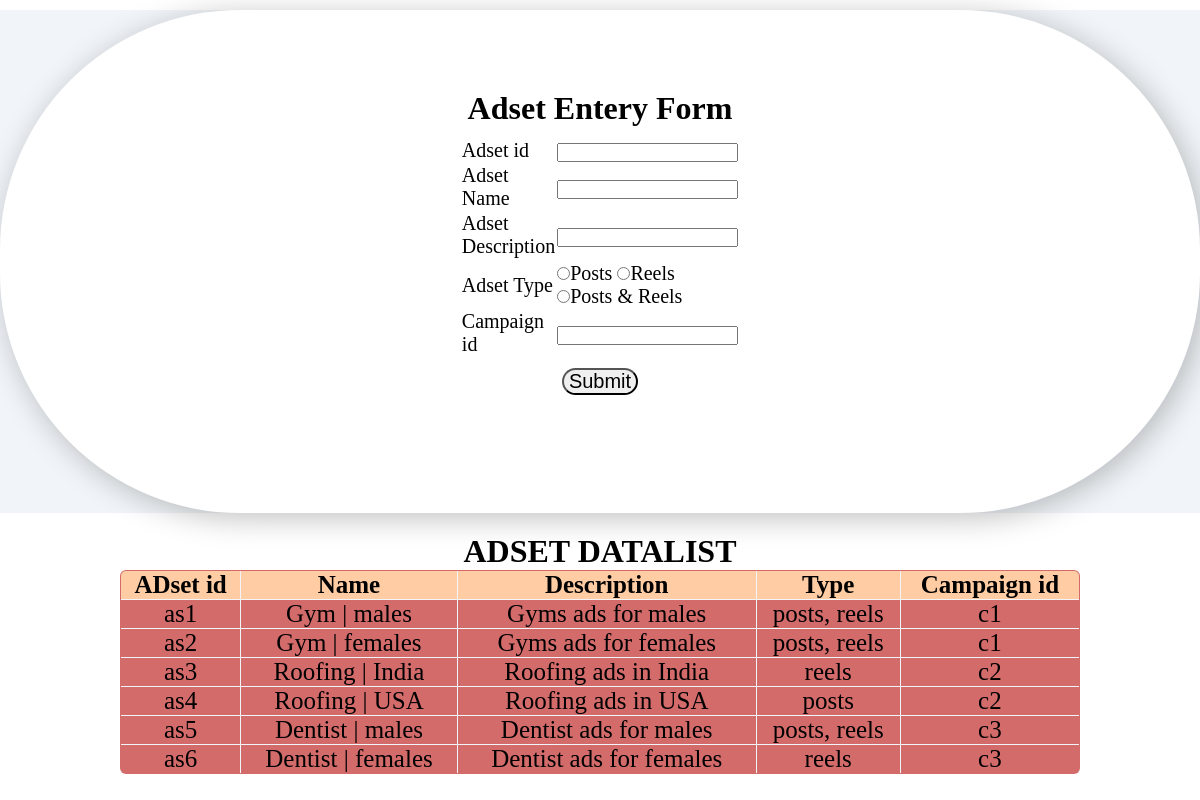
/XAMPP/htdocs/adset.php, run on the app's committed database.
### tables this page shows
CREATE TABLE `adset` (
  `ADSET_id` varchar(11) NOT NULL,
  `ADSET_name` varchar(50) NOT NULL,
  `ADSET_Description` varchar(50) NOT NULL,
  `ADSET_type` varchar(50) NOT NULL,
  `CAMPAIGN_id` varchar(10) NOT NULL
);

### XAMPP/htdocs/adset.php (the view, shortened to what this page needs)
<!DOCTYPE html>
<html>
<head>
</head>
<body>
    <div class="memory_back">
        <div class='memories__card'>
            <div align="center">
                <h1>Adset Entery Form</h1>
            </div>
            <form action="insert_adset.php" method="post" class="insert_form">
                <table align="center" style="font-size: 20px;" width="25%" class="form_table">
                    <tr>
                        <td>
                            <label>Adset id</label>
                        </td>
                        <td><input type="text" name="ADSET_id" /></td>
                    </tr>
                    <tr>
                        <td>
                            <label>Adset Name</label>
                        </td>
                        <td><input type=" text" name="ADSET_name" />
                        </td>
                    </tr>
                    <tr>
                        <td>
                            <label>Adset Description</label>
                        </td>
                        <td><input type="text" name="ADSET_Description" /></td>
                    </tr>
                    <tr>
                    <tr>
                        <td>
                            <label>Adset Type</label>
                        </td>
                        <td>
                            <input type="radio" name="ADSET_type" value="posts" />Posts
                            <input type="radio" name="ADSET_type" value="reels" />Reels <br>
                            <input type="radio" name="ADSET_type" value="posts, reels" />Posts & Reels
                        </td>
                    </tr>
                    <tr>
                        <td>
                            <label>Campaign id</label>
                        </td>
                        <td><input type="text" name="CAMPAIGN_id" /></td>
                    </tr>
                    <tr>
                        <td colspan=" 2" align="center" class="submit_btn">
                            <input type="submit" name="save" value="Submit" class="submit_btn" />
                        </td>
                    </tr>
                </table>
            </form> <br> <br>
        </div>
    </div>
</body>
</html>
<?php
    $servername = "localhost";
    $username = "root";
    $password = "";
    $dbname = "dam";
    $conn = mysqli_connect($servername, $username, $password, $dbname);
    $sql1 = "SELECT * FROM `adset`";
    $result = mysqli_query($conn, $sql1);
    $rows = mysqli_num_rows($result);
    echo "<center><h1>ADSET DATALIST</h1></center>";
    if($rows > 0)
    {
        echo
        "<center>
        <table border=1 width=80% class=datalist_table>
        <tr>
            <th>ADset id</th>
            <th>Name</th>
            <th>Description</th>
            <th>Type</th>
            <th>Campaign id</th>
        </tr>";
        while($row = mysqli_fetch_assoc($result))
        {
            echo
            "<tr>
                <td>". $row["ADSET_id"]."</td>
                <td>".$row["ADSET_name"]."</td>
                <td>".$row["ADSET_Description"]."</td>
                <td>".$row["ADSET_type"]."</td>
                <td>".$row["CAMPAIGN_id"]."</td>
            </tr>";
        }
        echo
        "</table>
        </center>";
    }
?>

### XAMPP/htdocs/adset.php (style rules this page uses)
:root { --primary-color: #3d5cb8; --primary-color-dark: #334c99; --text-dark: #0f172a; --text-light: #64748b; --extra-light: #f1f5f9; --white: #ffffff; --max-width: 1200px; --light-orange: #d46b6b; --dark-bluesh: #223e52; }
* { padding: 0; margin: 0; box-sizing: border-box; }
.memory_back { background-color: var(--extra-light); }
.memories__card { padding: 5rem 4rem; text-align: center; border-radius: 15rem; background-color: var(--white); box-shadow: 5px 5px 30px rgba(0, 0, 0, 0.25); justify-content: space-around; align-items: center; margin-top: 10px; margin-bottom: 20px; }
.insert_form { margin-top: 10px; justify-content: center; width: 100%; align-items: center; display: flex; }
.insert_form .submit_btn { font-size: 20px; margin-top: 10px; padding-left: 5px; padding-right: 5px; border-radius: 15px; }

### data on the page
adset: ADSET_id "as1", ADSET_name "Gym | males", ADSET_Description "Gyms ads for males", ADSET_type "posts, reels", CAMPAIGN "c1"
adset: ADSET_id "as2", ADSET_name "Gym | females", ADSET_Description "Gyms ads for females", ADSET_type "posts, reels", CAMPAIGN "c1"
adset: ADSET_id "as3", ADSET_name "Roofing | India", ADSET_Description "Roofing ads in India", ADSET_type "reels", CAMPAIGN "c2"
adset: ADSET_id "as4", ADSET_name "Roofing | USA", ADSET_Description "Roofing ads in USA", ADSET_type "posts", CAMPAIGN "c2"
adset: ADSET_id "as5", ADSET_name "Dentist | males", ADSET_Description "Dentist ads for males", ADSET_type "posts, reels", CAMPAIGN "c3"
adset: ADSET_id "as6", ADSET_name "Dentist | females", ADSET_Description "Dentist ads for females", ADSET_type "reels", CAMPAIGN "c3"
